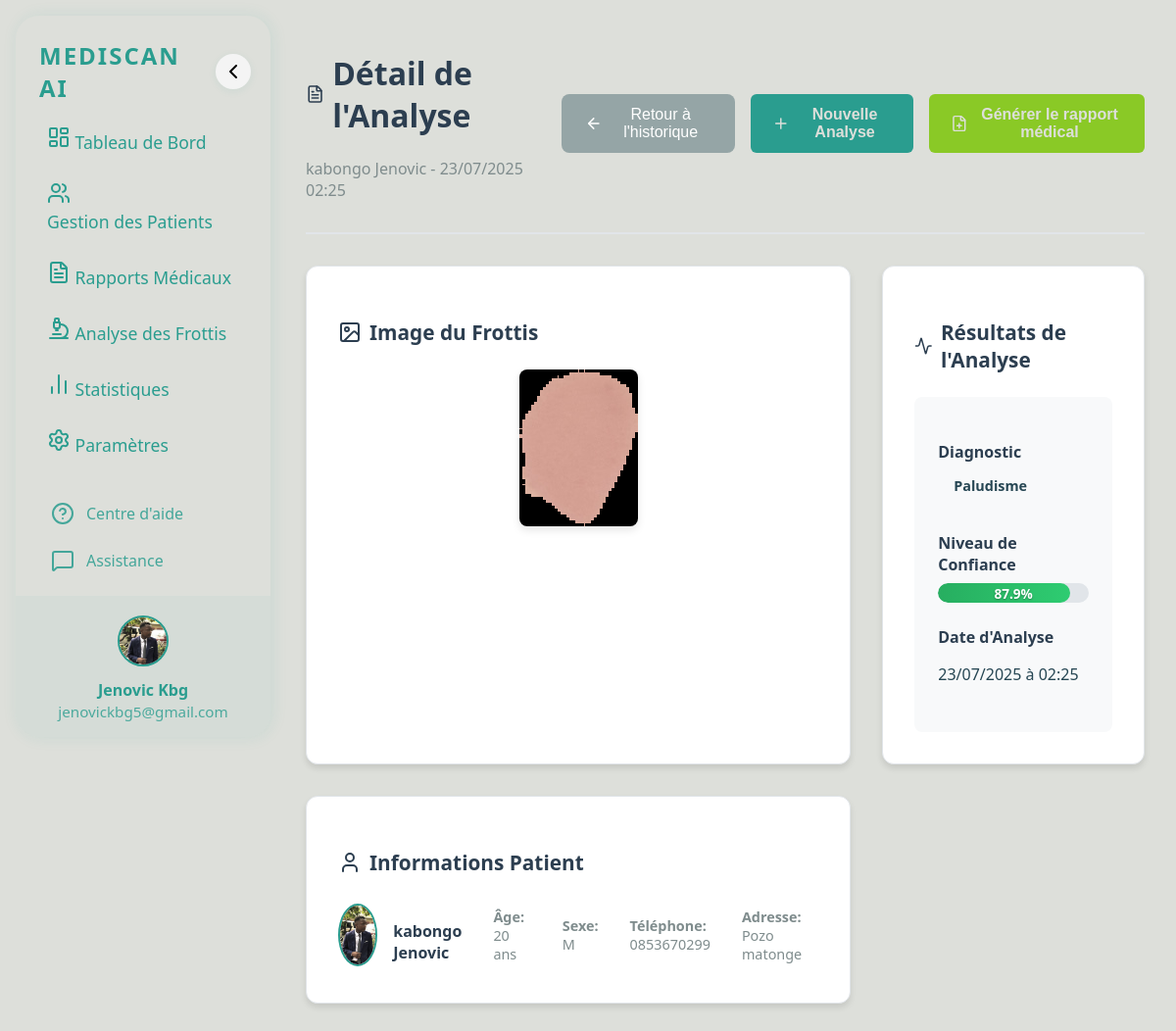
The page /diagnostics/detail/6/ on the database its author committed.
### diagnostics/models.py (models this page shows, shortened)
class BloodSmear(models.Model):
    patient = models.ForeignKey(Patient, on_delete=models.CASCADE, related_name='frottis')
    image = models.ImageField(upload_to='blood_smears/')
    uploaded_at = models.DateTimeField(auto_now_add=True)
    diagnostic = models.CharField(max_length=100)  # Diagnostic simulé (ex: Paludisme, Anémie...)
    confiance = models.FloatField(null=True, blank=True, default=0)  # Pourcentage de confiance simulé

### patients/models.py (models this page shows, shortened)
class Patient(models.Model):
    SEX_CHOICES = [('M', 'Masculin'), ('F', 'Féminin')]
    nom = models.CharField(max_length=100)
    prenom = models.CharField(max_length=100)
    age = models.IntegerField()
    sexe = models.CharField(max_length=1, choices=SEX_CHOICES)
    taille = models.FloatField()  # en cm
    poids = models.FloatField()  # en kg
    adresse = models.TextField()
    telephone = models.CharField(max_length=20)
    photo = models.ImageField(upload_to='patients_photos/')
    date_enregistrement = models.DateTimeField(auto_now_add=True)  # Ajout de la date d'enregistrement

### diagnostics/views.py (the view)
# urls.py: path('detail/<int:frottis_id>/', views.detail_frottis, name='detail_frottis'),
def detail_frottis(request, frottis_id):
    frottis = get_object_or_404(BloodSmear, id=frottis_id)
    return render(request, 'diagnostics/detail_frottis.html', {'frottis': frottis})

### templates/diagnostics/detail_frottis.html (shortened to what this page needs)
{% load static %}
<!DOCTYPE html>
<html lang="fr">
<head>
    <link rel="stylesheet" href="{% static 'css/style.css' %}">
    <link rel="stylesheet" href="{% static 'css/diagnostics.css' %}">
</head>
<body>
{% include 'sidebar.html' %}
<div class="dashboard">
    <header>
        <div>
            <h1><i data-lucide="file-text"></i> Détail de l'Analyse</h1>
            <p class="patient-info">{{ frottis.patient.nom }} {{ frottis.patient.prenom }} - {{ frottis.uploaded_at|date:"d/m/Y H:i" }}</p>
        </div>
        <div class="header-actions">
            <button class="button-secondary" onclick="window.location.href='{% url 'diagnostics:historique_patient' frottis.patient.id %}'">
                <i data-lucide="arrow-left"></i> Retour à l'historique
            </button>
            <button class="button-primary" onclick="window.location.href='{% url 'diagnostics:upload_analyse_frottis' frottis.patient.id %}'">
                <i data-lucide="plus"></i> Nouvelle Analyse
            </button>
            <button class="button-success" id="openRapportModal" type="button">
                <i data-lucide="file-plus"></i> Générer le rapport médical
            </button>
        </div>
    </header>
    <div class="detail-container">
        <div class="image-section">
            <h3><i data-lucide="image"></i> Image du Frottis</h3>
            <div class="image-container">
                <img src="{{ frottis.image.url }}" alt="Frottis sanguin" class="detail-image">
            </div>
        </div>
        <div class="analysis-section">
            <h3><i data-lucide="activity"></i> Résultats de l'Analyse</h3>
            <div class="analysis-card">
                <div class="diagnostic-result">
                    <h4>Diagnostic</h4>
                    <div class="diagnostic-badge {{ frottis.diagnostic|lower }}">
                        {{ frottis.diagnostic }}
                    </div>
                </div>
                <div class="confidence-result">
                    <h4>Niveau de Confiance</h4>
                    <div class="confidence-bar">
                        <div class="confidence-fill" style="width: {{ frottis.confiance }}%"></div>
                        <span class="confidence-text">{{ frottis.confiance }}%</span>
                    </div>
                </div>
                <div class="analysis-date">
                    <h4>Date d'Analyse</h4>
                    <p>{{ frottis.uploaded_at|date:"d/m/Y à H:i" }}</p>
                </div>
            </div>
        </div>
        <div class="patient-section">
            <h3><i data-lucide="user"></i> Informations Patient</h3>
            <div class="patient-card">
                <div class="patient-photo">
                    {% if frottis.patient.photo %}
                        <img src="{{ frottis.patient.photo.url }}" alt="Photo du patient">
                    {% else %}
                        <i data-lucide="user"></i>
                    {% endif %}
                </div>
                <div class="patient-details">
                    <h4>{{ frottis.patient.nom }} {{ frottis.patient.prenom }}</h4>
                    <p><strong>Âge:</strong> {{ frottis.patient.age }} ans</p>
                    <p><strong>Sexe:</strong> {{ frottis.patient.sexe }}</p>
                    <p><strong>Téléphone:</strong> {{ frottis.patient.telephone }}</p>
                    <p><strong>Adresse:</strong> {{ frottis.patient.adresse }}</p>
                </div>
            </div>
        </div>
    </div>
</div>
</body>
</html>

### static/css/style.css (style rules this page uses)
:root { --main-blue: #2A9D8F; --white: #dddfda; --light-gray: #F4F4F4; --mint-green: #8AC926; --soft-red: #E63946; --night-blue: #264653; }
body { background: var(--white); color: var(--night-blue); font-family: 'Segoe UI', Arial, sans-serif; margin: 0; padding: 0; }
.dashboard { margin-left: 280px; transition: margin-left 0.3s cubic-bezier(.4,2,.6,1); }
header { display: flex; justify-content: space-between; align-items: center; margin-bottom: 24px; }
header h1 { font-size: 2.1rem; font-weight: 700; color: var(--main-blue); }
.header-actions { display: flex; gap: 16px; }
.button-primary { background: var(--main-blue); color: var(--white); border: none; padding: 10px 22px; border-radius: 6px; font-size: 1rem; font-weight: 600; cursor: pointer; transition: background 0.2s; display: flex; align-items: center; gap: 8px; }
.button-secondary { background: var(--mint-green); color: var(--white); border: none; padding: 10px 22px; border-radius: 6px; font-size: 1rem; font-weight: 600; cursor: pointer; transition: background 0.2s; display: flex; align-items: center; gap: 8px; }
.button-success { background: var(--mint-green); color: var(--white); border: none; padding: 10px 22px; border-radius: 6px; font-size: 1rem; font-weight: 600; cursor: pointer; transition: background 0.2s; display: flex; align-items: center; gap: 8px; }
.patient-photo { width: 38px; height: 38px; border-radius: 50%; object-fit: cover; border: 2px solid var(--main-blue); }

### static/css/diagnostics.css (style rules this page uses)
.dashboard { padding: 2rem; margin-left: 280px; transition: margin-left 0.3s ease; }
header { display: flex; justify-content: space-between; align-items: center; margin-bottom: 2rem; padding-bottom: 1rem; border-bottom: 2px solid #e1e5e9; }
header h1 { color: #2c3e50; font-size: 2rem; font-weight: 600; display: flex; align-items: center; gap: 0.5rem; }
.diagnostic-result { margin-bottom: 1.5rem; }
.patient-info { color: #7f8c8d; font-size: 1rem; margin-top: 0.5rem; }
.button-secondary { background: #95a5a6; color: white; border: none; padding: 12px 24px; border-radius: 8px; font-size: 1rem; font-weight: 500; cursor: pointer; transition: background-color 0.3s ease; display: flex; align-items: center; gap: 0.5rem; }
.patient-details { display: flex; align-items: center; gap: 2rem; }
.patient-photo { width: 80px; height: 80px; border-radius: 50%; overflow: hidden; background: #f8f9fa; display: flex; align-items: center; justify-content: center; }
.patient-photo img { width: 100%; height: 100%; object-fit: cover; }
.diagnostic-badge { display: inline-block; padding: 6px 16px; border-radius: 20px; font-size: 0.9rem; font-weight: 600; margin-bottom: 0.5rem; }
.detail-container { display: grid; grid-template-columns: 1fr 1fr; gap: 2rem; margin-top: 2rem; }
.image-section, .analysis-section, .patient-section { background: white; border-radius: 12px; padding: 2rem; box-shadow: 0 4px 6px rgba(0, 0, 0, 0.1); border: 1px solid #e1e5e9; }
.image-section h3, .analysis-section h3, .patient-section h3 { color: #2c3e50; font-size: 1.3rem; margin-bottom: 1.5rem; display: flex; align-items: center; gap: 0.5rem; }
.image-container { text-align: center; }
.detail-image { max-width: 100%; max-height: 400px; border-radius: 8px; box-shadow: 0 4px 8px rgba(0, 0, 0, 0.1); }
.analysis-card { background: #f8f9fa; border-radius: 8px; padding: 1.5rem; }
.diagnostic-result, .confidence-result, .analysis-date { margin-bottom: 1.5rem; }
.diagnostic-result h4, .confidence-result h4, .analysis-date h4 { color: #2c3e50; margin-bottom: 0.5rem; font-size: 1rem; }
.confidence-bar { background: #e1e5e9; border-radius: 20px; height: 20px; position: relative; overflow: hidden; }
.confidence-fill { background: linear-gradient(90deg, #27ae60, #2ecc71); height: 100%; border-radius: 20px; transition: width 0.3s ease; }
.confidence-text { position: absolute; top: 50%; left: 50%; transform: translate(-50%, -50%); color: white; font-weight: 600; font-size: 0.85rem; text-shadow: 0 1px 2px rgba(0, 0, 0, 0.3); }
.patient-card { display: flex; align-items: center; gap: 1rem; }
.patient-card .patient-photo { width: 60px; height: 60px; }
.patient-details h4 { color: #2c3e50; margin-bottom: 0.5rem; }
.patient-details p { color: #7f8c8d; margin: 0.25rem 0; font-size: 0.9rem; }

### rows shown on the page
BloodSmear: patient.nom "kabongo", patient.prenom "Jenovic", uploaded_at "23/07/2025 02:25", image (picture), diagnostic "Paludisme", confiance "87.9", uploaded_at "23/07/2025 à 02:25", patient.photo (picture), patient.age "20", patient.sexe "M", patient.telephone "0853670299", patient.adresse "Pozo matonge"
